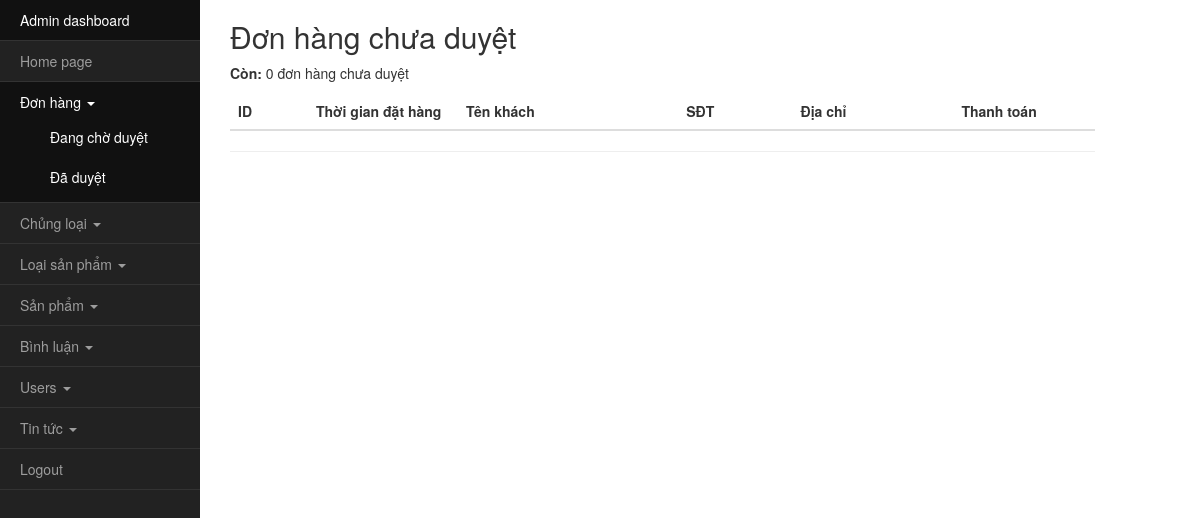
Before: /admin/index.php?a=donhang-duyet (signed in) with the older database file.
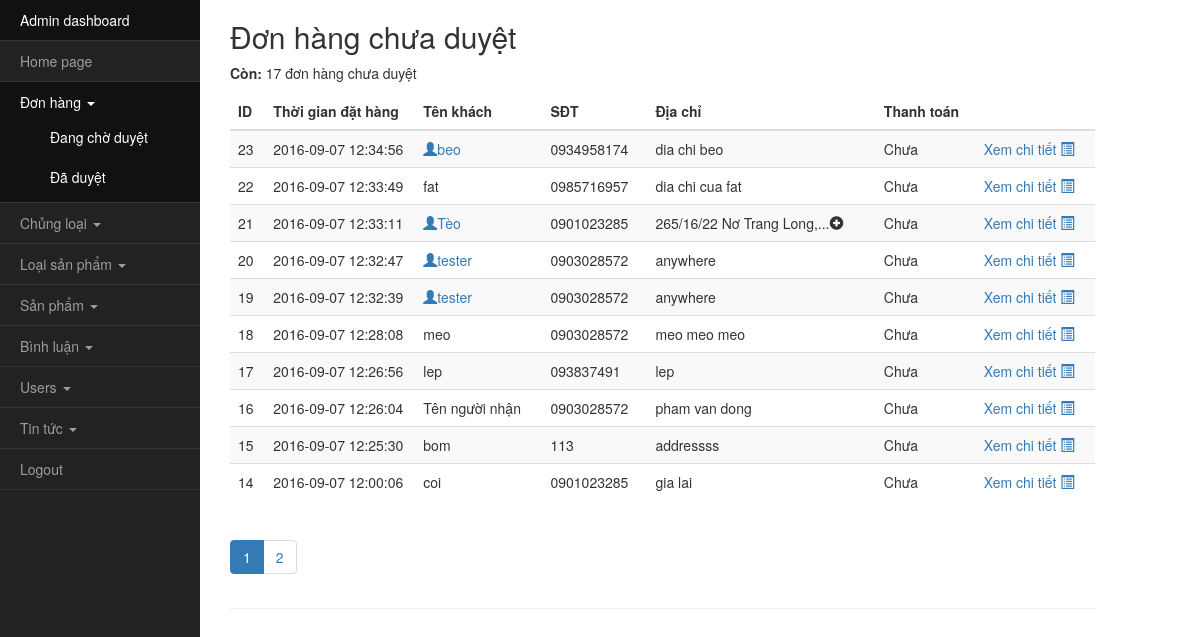
After: the same page with the newer database file.
### tables this page shows
CREATE TABLE `donhang` (
  `idDH` int(4) NOT NULL,
  `idUser` int(4) NOT NULL DEFAULT '0',
  `ThoiDiemDatHang` datetime NOT NULL DEFAULT '0000-00-00 00:00:00',
  `TenNguoiNhan` varchar(100) NOT NULL DEFAULT '',
  `DTNguoiNhan` varchar(100) DEFAULT NULL,
  `DiaChi` varchar(255) NOT NULL,
  `TongTien` int(11) NOT NULL,
  `idPTTT` varchar(20) NOT NULL,
  `idPTGH` varchar(20) NOT NULL,
  `Tax` int(11) NOT NULL,
  `Shipping` int(11) NOT NULL DEFAULT '0',
  `DaXuLy` tinyint(1) NOT NULL DEFAULT '0',
  `GhiChu` varchar(255) NOT NULL DEFAULT '',
  `DaTraTien` tinyint(1) NOT NULL DEFAULT '0'
);

### classDB.php (called while the page is built, shortened)
<?php session_start(); ob_start(); define("CHECK", 1);
class db{
    function __construct(){
        $this->db = new mysqli('localhost', 'root', '', 'tm');
    }
}

### admin/classquantri.php (called while the page is built, shortened)
<?php require_once("../classSP.php");
class quantri extends sp{
    public function laydsdonhang($daxuly, &$totalrows, $current_page=1, $per_page=10){
        $sql = "SELECT count(idDH) FROM donhang WHERE DaXuLy=$daxuly";
        if(!$result = $this->db->query($sql)) die("Loi ket noi");
        $row = $result->fetch_row();
        $totalrows = $row[0];
        $start = ($current_page-1)*$per_page;
        $sql = "SELECT idDH, idUser, ThoiDiemDatHang, TenNguoiNhan, DTNguoiNhan, DiaChi, DaTraTien FROM donhang WHERE DaXuLy=$daxuly ORDER BY idDH DESC LIMIT $start, $per_page";
        if(!$result = $this->db->query($sql)) die("Loi ket noi");
        $data = array();
        while($row = $result->fetch_assoc()){
            $data[] = $row;
        }
        return $data;
    }
}

### admin/donhang/duyet.php (the view, shortened to what this page needs)
<?php
$dsdonhang = $qt->laydsdonhang(0, $totalrows, $current_page, $per_page);
?>
<h2 class="">Đơn hàng chưa duyệt</h2>
<p><b>Còn:</b> <?php echo $totalrows;?> đơn hàng chưa duyệt</p>
<table class="table table-striped">
    <thead>
        <tr>
            <th>ID</th>
            <th width="150">Thời gian đặt hàng</th>
            <th>Tên khách</th>
            <th>SĐT</th>
            <th>Địa chỉ</th>
            <th width="100">Thanh toán</th>
            <th></th>
        </tr>
    </thead>
    <tbody id="dsbinhluan">
    <?php foreach($dsdonhang as $donhang){ ?>
        <tr>
            <td><?php echo $donhang['idDH'];?></td>
            <td><?php echo $donhang['ThoiDiemDatHang'];?></td>
            <td><?php if($donhang['idUser'] >0) echo " <a href='index.php?a=user' class='text-primary'><i class='glyphicon glyphicon-user'></i>{$donhang['TenNguoiNhan']}</a>"; else echo $donhang['TenNguoiNhan']; ?></td>
            <td><?php echo $donhang['DTNguoiNhan'];?></td>
            <td><span title="<?php echo $donhang['DiaChi'];?>"><?php if(strlen($donhang['DiaChi']) > 30) echo substr($donhang['DiaChi'], 0 , strpos($donhang['DiaChi'], ' ', 25))."...<i class='glyphicon glyphicon glyphicon-plus-sign'></i>"; else echo $donhang['DiaChi'];?></span></td>
            <td><?php if($donhang['DaTraTien']== 0) echo "Chưa"; else echo $donhang['idPTTT'];?></td>
            <td><a href="index.php?a=donhang-chitiet&idDH=<?php echo $donhang['idDH'];?>" class='text-primary'>Xem chi tiết <i class='glyphicon glyphicon-list-alt'></i></a></td>
        </tr>
    <?php }?>
    </tbody>
</table>
<div>
    <?php
    $url = 'index.php?a=donhang-duyet';
    echo $qt->thanhphantrang($url, $totalrows, $current_page, $per_page, $pages_per_group);
    ?>
</div>

### classSP.php (shortened to what this page needs)
<?php require_once("classDB.php");
class sp extends db{
    public function thanhphantrang($url, $totalrows, $current_page, $per_page=5, $pages_per_group=5){
        if($totalrows <= $per_page) return false;
        $totalpages = ceil($totalrows/$per_page); if ($totalpages < 2) return false;
        $totalgroups = ceil($totalpages/5);
        $currentgroup = ceil($current_page/$pages_per_group);
        $dau = ($currentgroup-1)*$pages_per_group+1;
        $cuoi = $dau + $pages_per_group - 1; if($cuoi > $totalpages) $cuoi = $totalpages;
        $links = "<ul class='pagination'>";
        for($i=$dau; $i<=$cuoi; $i++){
            if($i == $current_page) $links .= "<li class='active'><a href='$url&page=$i'>$i</a></li>";
              else $links .= "<li><a href='$url&page=$i'>$i</a></li>";
        }
        $links .= "</ul>";
        return $links;
    }
}

Changed rows visible on the page:
added donhang: idDH "23", ThoiDiemDatHang "2016-09-07 12:34:56", TenNguoiNhan "beo", DTNguoiNhan "0934958174", DiaChi "dia chi beo", DaTraTien "Chưa"
added donhang: idDH "22", ThoiDiemDatHang "2016-09-07 12:33:49", TenNguoiNhan "fat", DTNguoiNhan "0985716957", DiaChi "dia chi cua fat", DaTraTien "Chưa"
added donhang: idDH "21", ThoiDiemDatHang "2016-09-07 12:33:11", TenNguoiNhan "Tèo", DTNguoiNhan "0901023285", DiaChi "265/16/22 Nơ Trang Long,", DaTraTien "Chưa"
added donhang: idDH "20", ThoiDiemDatHang "2016-09-07 12:32:47", TenNguoiNhan "tester", DTNguoiNhan "0903028572", DiaChi "anywhere", DaTraTien "Chưa"
added donhang: idDH "19", ThoiDiemDatHang "2016-09-07 12:32:39", TenNguoiNhan "tester", DTNguoiNhan "0903028572", DiaChi "anywhere", DaTraTien "Chưa"
added donhang: idDH "18", ThoiDiemDatHang "2016-09-07 12:28:08", TenNguoiNhan "meo", DTNguoiNhan "0903028572", DiaChi "meo meo meo", DaTraTien "Chưa"
added donhang: idDH "17", ThoiDiemDatHang "2016-09-07 12:26:56", TenNguoiNhan "lep", DTNguoiNhan "093837491", DiaChi "lep", DaTraTien "Chưa"
added donhang: idDH "16", ThoiDiemDatHang "2016-09-07 12:26:04", TenNguoiNhan "Tên người nhận", DTNguoiNhan "0903028572", DiaChi "pham van dong", DaTraTien "Chưa"
added donhang: idDH "15", ThoiDiemDatHang "2016-09-07 12:25:30", TenNguoiNhan "bom", DTNguoiNhan "113", DiaChi "addressss", DaTraTien "Chưa"
added donhang: idDH "14", ThoiDiemDatHang "2016-09-07 12:00:06", TenNguoiNhan "coi", DTNguoiNhan "0901023285", DiaChi "gia lai", DaTraTien "Chưa"
Other visible differences:
$totalrows: "0" → "17"
new list line: "1"
new list line: "2"
